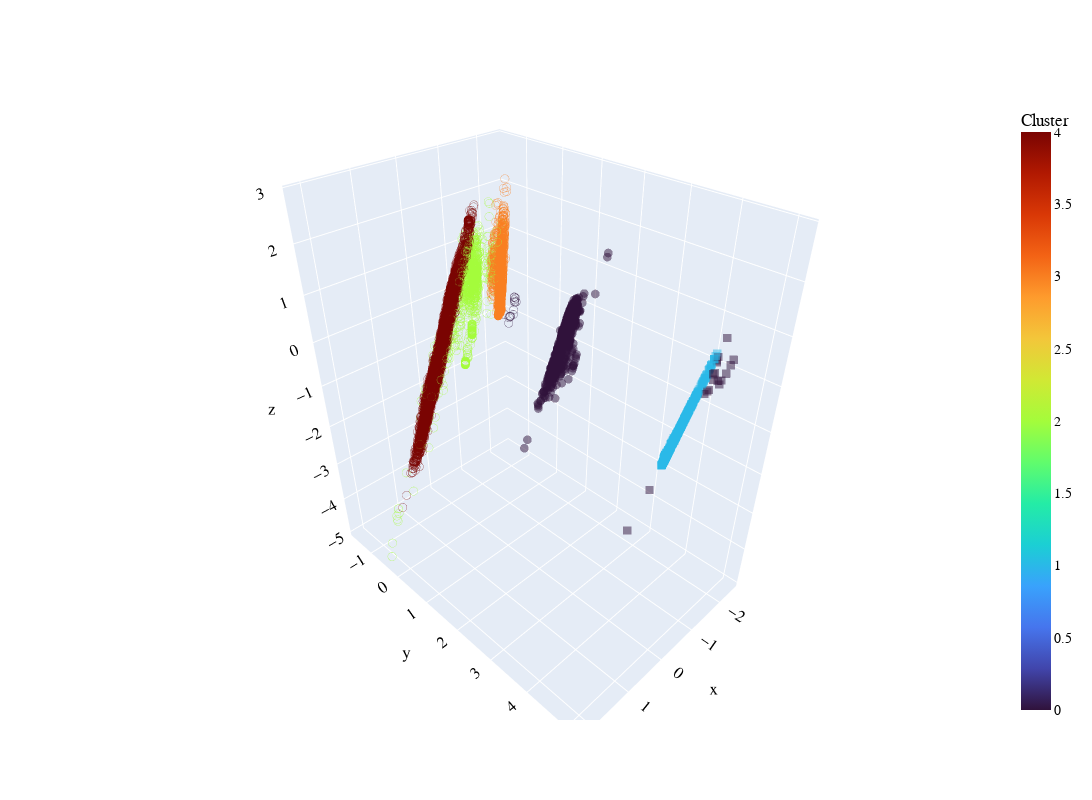

Notebook source saved alongside this figure:
### Code cell
# Define a dictionary to map Alerts values to symbols
alerts_to_symbol = {
    0: "circle-open",    
    1: "circle-open",    
    2: "circle",
    3: "diamond",
    4: "square" # Add more mappings as needed for other alert values
}
comb_df["Symbol"] = comb_df["Alert"].map(alerts_to_symbol)
sample_df = comb_df.sample(20000)

fig = go.Figure(data=[go.Scatter3d(x=sample_df["pca0"],y=sample_df["pca1"],z=sample_df["pca2"],mode="markers",
                                   marker = dict(
                                        size=3,
                                        color=sample_df["GMM"],
                                        cmax=sample_df["GMM"].max(),
                                        cmin=0,
                                        colorbar=dict(title="Cluster"),
                                        colorscale="turbo",
                                        symbol=sample_df["Symbol"],
                                        opacity=0.5
                                   ))])

fig.update_layout(
    width=1200,  # Set the width of the plot in pixels
    height=800,  # Set the height of the plot in pixels
    font=dict(
        family="Arial",
        size=14,
        color="Black"
    )
)
iplot(fig, filename="cluster_gmm")

### Figure 1 — Plotly figure (JSON) as saved in the notebook; plotly's stock layout.template omitted (floating-point values rounded to 4 significant figures; data arrays with more than 128 entries replaced by an {"elided": "..."} marker saying what was removed)
{"data": [{"marker": {"cmax": 4, "cmin": 0, "color": {"elided": "20000 int values"}, "colorbar": {"title": {"text": "Cluster"}}, "colorscale": [[0, "#30123b"], [0.07143, "#4145ab"], [0.1429, "#4675ed"], [0.2143, "#39a2fc"], [0.2857, "#1bcfd4"], [0.3571, "#24eca6"], [0.4286, "#61fc6c"], [0.5, "#a4fc3b"], [0.5714, "#d1e834"], [0.6429, "#f3c63a"], [0.7143, "#fe9b2d"], [0.7857, "#f36315"], [0.8571, "#d93806"], [0.9286, "#b11901"], [1, "#7a0402"]], "opacity": 0.5, "size": 3, "symbol": {"elided": "20000 str values"}}, "mode": "markers", "type": "scatter3d", "x": {"elided": "20000 float values"}, "y": {"elided": "20000 float values"}, "z": {"elided": "20000 float values"}}], "layout": {"font": {"color": "Black", "family": "Arial", "size": 14}, "height": 800, "width": 1200}}
